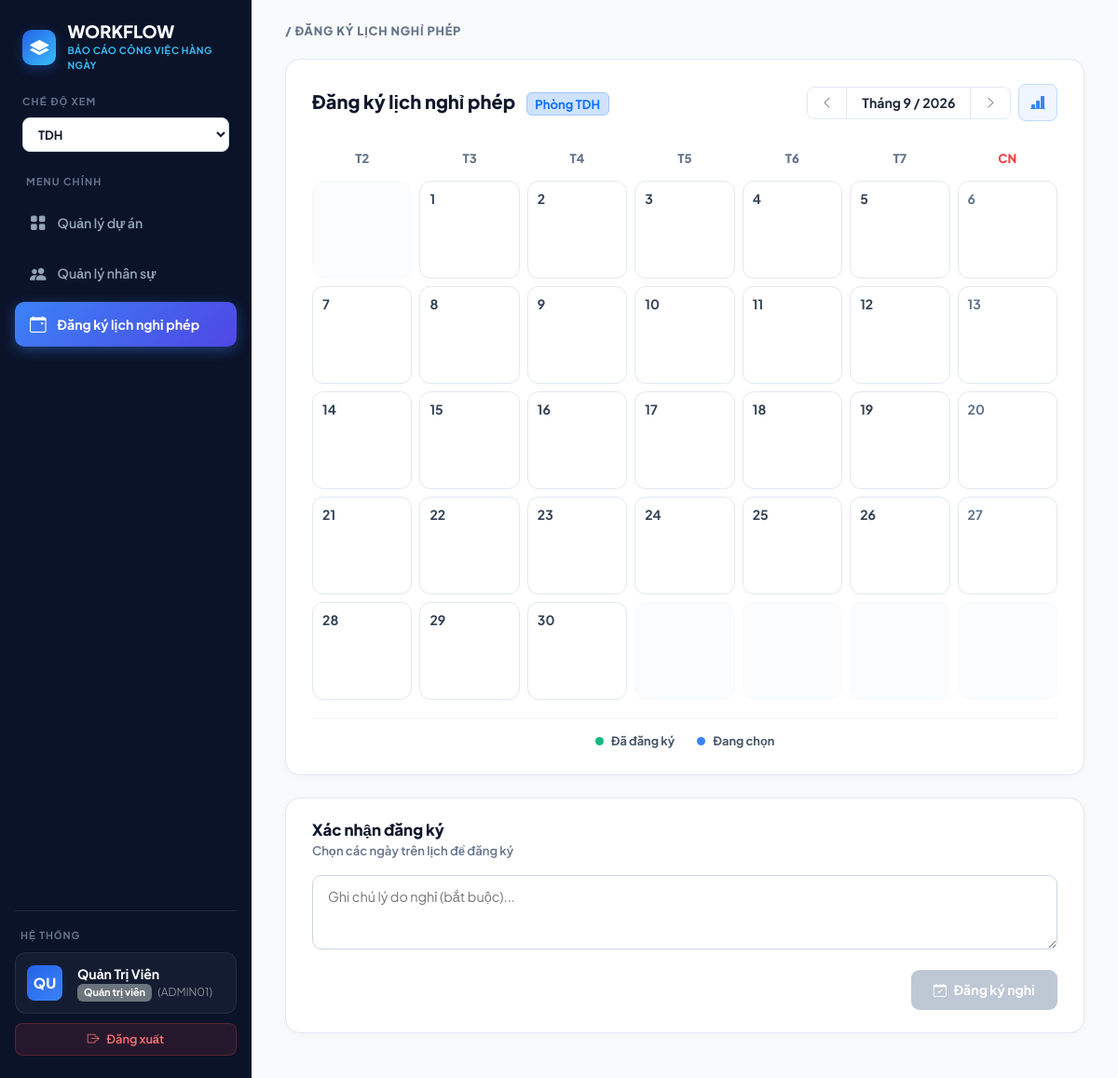
Page /leave-calendar?month=9&year=2026&dept=TDH (signed in) on the committed database.
### app.py (models this page shows)
class Employee(db.Model):
    __tablename__ = 'employee'
    id = db.Column(db.Integer, primary_key=True)
    employee_code = db.Column(db.String(50), unique=True, nullable=False)
    full_name = db.Column(db.String(100), nullable=False)
    email = db.Column(db.String(100))
    phone = db.Column(db.String(20))
    emergency_phone = db.Column(db.String(50))
    position = db.Column(db.String(100))
    department = db.Column(db.String(50), nullable=False, default='TDH')  # 'TDH', 'A11A', 'LENS'
    role = db.Column(db.String(20), nullable=False, default='user')        # 'admin' hoặc 'user'
    password_hash = db.Column(db.String(200), nullable=False)
    start_date = db.Column(db.Date)
    status = db.Column(db.String(50), default='active')                    # 'active' hoặc 'inactive'

### app.py (the view, shortened to what this page needs)
@app.route('/leave-calendar')
def leave_calendar():
    emp_code = session.get('employee_code')
    if not emp_code:
        flash('Vui lòng đăng nhập trước khi tiếp tục.', 'warning')
        return redirect(url_for('login'))
    current_user = Employee.query.filter_by(employee_code=emp_code).first()
    if not current_user:
        session.clear()
        return redirect(url_for('login'))
    today = datetime.now().date()
    month = request.args.get('month', type=int) or today.month
    year = request.args.get('year', type=int) or today.year
    is_admin = (session.get('role') == 'admin')
    if is_admin:
        selected_dept = request.args.get('dept', 'TDH')
        if selected_dept not in ['TDH', 'A11A', 'LENS']:
            selected_dept = 'TDH'
    prev_month, prev_year = (12, year - 1) if month == 1 else (month - 1, year)
    next_month, next_year = (1, year + 1) if month == 12 else (month + 1, year)
    all_leaves = LeaveRequest.query.all()
    month_leaves = [
        l for l in all_leaves
        if l.leave_date and l.leave_date.month == month and l.leave_date.year == year
    ]
    display_leaves = [l for l in month_leaves if l.employee and l.employee.department == selected_dept]
    leaves_by_date = {}
    for l in display_leaves:
        date_key = l.leave_date.strftime('%Y-%m-%d')
        if date_key not in leaves_by_date:
            leaves_by_date[date_key] = []
        leaves_by_date[date_key].append(l)
    cal = calendar.Calendar(firstweekday=0)
    month_dates = cal.monthdatescalendar(year, month)
    calendar_weeks = []
    for week in month_dates:
        week_data = []
        for d in week:
            date_str = d.strftime('%Y-%m-%d')
            week_data.append({
                'day': d.day,
                'date_str': date_str,
                'is_current_month': (d.month == month),
                'is_today': (d == today),
                'is_sunday': (d.isoweekday() == 7),
                'leaves': leaves_by_date.get(date_str, [])
            })
        calendar_weeks.append(week_data)
    emp_stats = {}
    chart_labels = list(emp_stats.keys())
    chart_data = [info['count'] for info in emp_stats.values()]
    emp_summary = [
        {'name': k, 'dept': v['dept'], 'count': v['count'], 'dates_str': ', '.join(v['dates'])}
        for k, v in emp_stats.items()
    ]
    user_initials = get_initials(current_user.full_name)
    return render_template(
        'leave_calendar.html',
        current_user=current_user,
        user_initials=user_initials,
        calendar_weeks=calendar_weeks,
        current_month=month,
        current_year=year,
        prev_month=prev_month,
        prev_year=prev_year,
        next_month=next_month,
        next_year=next_year,
        selected_dept=selected_dept,
        chart_labels=chart_labels,
        chart_data=chart_data,
        emp_summary=emp_summary,
        is_admin=is_admin,
        active_page='leave_calendar'
    )

### app.py (called while the page is built)
def get_initials(name):
    if not name:
        return 'NV'
    parts = name.strip().split()
    if len(parts) >= 2:
        return (parts[0][0] + parts[-1][0]).upper()
    return name[:2].upper()

### templates/leave_calendar.html (shortened to what this page needs)
<!DOCTYPE html>
<html lang="vi">
<head>
    <link href="https://cdn.jsdelivr.net/npm/bootstrap@5.3.0/dist/css/bootstrap.min.css" rel="stylesheet">
    <link rel="stylesheet" href="https://cdn.jsdelivr.net/npm/bootstrap-icons@1.11.3/font/bootstrap-icons.min.css">
</head>
<body>
    {% if session.get('role') == 'admin' or current_user.role == 'admin' %}
        {% include 'sidebar_admin.html' %}
    {% else %}
        {% include 'sidebar_user.html' %}
    {% endif %}
    <main class="main-wrapper">
        <div class="breadcrumb-tag">/ ĐĂNG KÝ LỊCH NGHỈ PHÉP</div>
        <div class="calendar-main-card">
            <div class="calendar-header">
                <h1 class="calendar-title">Đăng ký lịch nghỉ phép <span class="badge bg-primary-subtle text-primary border border-primary-subtle ms-2" style="font-size: 0.82rem; font-weight: 700; vertical-align: middle;">Phòng {{ selected_dept }}</span></h1>
                <div class="calendar-controls">
                    <div class="nav-btn-group">
                        <a href="{{ url_for('leave_calendar', month=prev_month, year=prev_year, dept=selected_dept) }}" class="cal-nav-btn" title="Tháng trước">
                            <i class="bi bi-chevron-left"></i>
                        </a>
                        <div class="month-display-text">Tháng {{ current_month }} / {{ current_year }}</div>
                        <a href="{{ url_for('leave_calendar', month=next_month, year=next_year, dept=selected_dept) }}" class="cal-nav-btn" title="Tháng sau">
                            <i class="bi bi-chevron-right"></i>
                        </a>
                    </div>
                    <button type="button" class="btn-chart-stats" data-bs-toggle="modal" data-bs-target="#leaveStatsModal" title="Xem biểu đồ thống kê ngày nghỉ">
                        <i class="bi bi-bar-chart-line-fill"></i>
                    </button>
                </div>
            </div>
            <div class="calendar-grid">
                <div class="weekday-header">T2</div>
                <div class="weekday-header">T3</div>
                <div class="weekday-header">T4</div>
                <div class="weekday-header">T5</div>
                <div class="weekday-header">T6</div>
                <div class="weekday-header">T7</div>
                <div class="weekday-header sunday">CN</div>
                {% for week in calendar_weeks %}
                    {% for day_item in week %}
                    <div class="day-cell {% if not day_item.is_current_month %}other-month{% endif %}"
                         {% if day_item.is_current_month %}
                         data-date="{{ day_item.date_str }}"
                         onclick="toggleDateSelection(this, '{{ day_item.date_str }}')"
                         {% endif %}>
                        <div class="d-flex justify-content-between align-items-center">
                            {% if day_item.is_current_month %}
                            <span class="day-num {% if day_item.is_today %}today{% elif day_item.is_sunday %}sunday{% endif %}">
                                {{ day_item.day }}
                            </span>
                            {% else %}
                            <span></span>
                            {% endif %}
                        </div>
                    </div>
                    {% endfor %}
                {% endfor %}
            </div>
            <div class="calendar-legend">
                <div>
                    <span class="legend-dot-green"></span>
                    <span>Đã đăng ký</span>
                </div>
                <div>
                    <span class="legend-dot-blue"></span>
                    <span>Đang chọn</span>
                </div>
            </div>
        </div>
        <div class="confirm-section">
            <h2 class="confirm-title">Xác nhận đăng ký</h2>
            <div class="confirm-subtitle" id="selectedDatesLabel">
                Chọn các ngày trên lịch để đăng ký
            </div>
            <form action="{{ url_for('leave_register') }}" method="POST" id="leaveForm">
                <div class="mb-3">
                    <textarea name="reason" class="confirm-textarea" placeholder="Ghi chú lý do nghỉ (bắt buộc)..." required></textarea>
                </div>
                <div class="text-end">
                    <button type="submit" class="btn-register-leave" id="btnSubmitLeave" disabled>
                        <i class="bi bi-calendar-check"></i>
                        <span>Đăng ký nghỉ</span>
                    </button>
                </div>
            </form>
        </div>
    </main>
</body>
</html>

### templates/sidebar_admin.html (shortened to what this page needs)
<aside class="sidebar">
    <div>
        <div class="brand-box">
            <div class="brand-icon">
                <i class="bi bi-layers-fill"></i>
            </div>
            <div>
                <div class="brand-title">WORKFLOW</div>
                <div class="brand-subtitle">BÁO CÁO CÔNG VIỆC HÀNG NGÀY</div>
            </div>
        </div>
        <div class="mode-container">
            <div class="mode-label">CHẾ ĐỘ XEM</div>
            <select class="mode-select" id="adminDeptSelector" onchange="switchAdminDept(this.value)">
                <option value="TDH" {% if selected_dept == 'TDH' %}selected{% endif %}>TDH</option>
            </select>
        </div>
        <div class="menu-label">MENU CHÍNH</div>
        <nav class="nav flex-column">
            {% set is_projects_active = (active_page == 'projects' or request.endpoint in ['admin_dashboard', 'admin_reports'] or request.path in ['/admin', '/projects', '/admin/reports']) %}
            <a href="{{ url_for('admin_dashboard') }}?dept={{ selected_dept or 'TDH' }}" class="nav-link-custom {{ 'active' if is_projects_active else '' }}">
                <i class="bi bi-grid-fill"></i>
                <span>Quản lý dự án</span>
            </a>
            {% set is_employees_active = (active_page == 'employees' or request.endpoint == 'admin_employees' or request.path.startswith('/admin/employees')) %}
            <a href="{{ url_for('admin_employees') }}?dept={{ selected_dept or 'TDH' }}" class="nav-link-custom {{ 'active' if is_employees_active else '' }}">
                <i class="bi bi-people-fill"></i>
                <span>Quản lý nhân sự</span>
            </a>
            {% set is_leave_active = (active_page == 'leave_calendar' or request.endpoint == 'leave_calendar' or request.path.startswith('/leave-calendar')) %}
            <a href="{{ url_for('leave_calendar') }}?dept={{ selected_dept or 'TDH' }}" class="nav-link-custom {{ 'active' if is_leave_active else '' }}">
                <i class="bi bi-calendar-event"></i>
                <span>Đăng ký lịch nghỉ phép</span>
            </a>
        </nav>
    </div>
    <div class="system-footer">
        <div class="system-label">HỆ THỐNG</div>
        <div class="user-card d-flex align-items-center gap-3">
            <div class="user-avatar">
                {{ admin_initials or (session.get('full_name', 'AD')[:2]|upper) }}
            </div>
            <div class="overflow-hidden">
                <div class="text-white fw-bold text-truncate" style="font-size: 0.88rem;">{{ session.get('full_name') or 'Quản Trị Viên' }}</div>
                <div class="text-muted text-truncate" style="font-size: 0.75rem;">
                    <span class="badge bg-secondary" style="font-size: 0.68rem;">Quản trị viên</span>
                    <span class="ms-1 text-white-50">({{ session.get('employee_code') or 'ADMIN01' }})</span>
                </div>
            </div>
        </div>
        <a href="{{ url_for('logout') }}" class="logout-btn">
            <i class="bi bi-box-arrow-right"></i>
            <span>Đăng xuất</span>
        </a>
    </div>
</aside>

### templates/leave_calendar.html (style rules this page uses)
* { font-family: 'Plus Jakarta Sans', sans-serif; box-sizing: border-box; }
body { background-color: #f8fafc; color: #1e293b; min-height: 100vh; margin: 0; overflow-x: hidden; }
.main-wrapper { margin-left: 270px; padding: 24px 36px 48px; min-height: 100vh; }
.breadcrumb-tag { font-size: 0.8rem; font-weight: 800; color: #64748b; letter-spacing: 0.8px; margin-bottom: 20px; }
.calendar-main-card { background: #ffffff; border: 1px solid #e2e8f0; border-radius: 16px; padding: 26px 28px; box-shadow: 0 2px 10px rgba(0, 0, 0, 0.03); margin-bottom: 24px; }
.calendar-header { display: flex; align-items: center; justify-content: space-between; margin-bottom: 24px; }
.calendar-title { font-size: 1.25rem; font-weight: 800; color: #0f172a; margin: 0; }
.calendar-controls { display: flex; align-items: center; gap: 8px; }
.nav-btn-group { display: inline-flex; border: 1px solid #e2e8f0; border-radius: 8px; overflow: hidden; background: #ffffff; }
.cal-nav-btn { border: none; background: #ffffff; color: #64748b; padding: 6px 14px; font-size: 0.85rem; font-weight: 700; cursor: pointer; text-decoration: none; display: inline-flex; align-items: center; justify-content: center; transition: all 0.15s ease; }
.month-display-text { padding: 6px 16px; font-size: 0.88rem; font-weight: 700; color: #1e293b; border-left: 1px solid #e2e8f0; border-right: 1px solid #e2e8f0; user-select: none; }
.btn-chart-stats { background: #eff6ff; color: #3b82f6; border: 1px solid #bfdbfe; border-radius: 8px; padding: 7px 12px; display: inline-flex; align-items: center; justify-content: center; cursor: pointer; font-size: 1rem; transition: all 0.15s ease; }
.calendar-grid { display: grid; grid-template-columns: repeat(7, 1fr); gap: 8px; margin-bottom: 20px; }
.weekday-header { text-align: center; font-size: 0.82rem; font-weight: 800; color: #64748b; padding: 6px 0; user-select: none; }
.weekday-header.sunday { color: #ef4444; }
.day-cell { background: #ffffff; border: 1px solid #e2e8f0; border-radius: 12px; min-height: 105px; padding: 8px 10px; cursor: pointer; display: flex; flex-direction: column; justify-content: space-between; transition: all 0.18s ease; position: relative; }
.day-cell.other-month { background: #f8fafc; border-color: #f1f5f9; cursor: default; opacity: 0.45; }
.day-num { font-size: 0.88rem; font-weight: 700; color: #334155; margin-bottom: 4px; }
.day-num.sunday { color: #64748b; }
.calendar-legend { display: flex; align-items: center; justify-content: center; gap: 24px; padding-top: 14px; border-top: 1px solid #f1f5f9; font-size: 0.8rem; font-weight: 700; color: #475569; }
.legend-dot-green { width: 9px; height: 9px; border-radius: 50%; background-color: #10b981; display: inline-block; margin-right: 6px; }
.legend-dot-blue { width: 9px; height: 9px; border-radius: 50%; background-color: #3b82f6; display: inline-block; margin-right: 6px; }
.confirm-section { background: #ffffff; border: 1px solid #e2e8f0; border-radius: 16px; padding: 24px 28px; box-shadow: 0 2px 10px rgba(0, 0, 0, 0.03); }
.confirm-title { font-size: 1.05rem; font-weight: 800; color: #0f172a; margin-bottom: 2px; }
.confirm-subtitle { font-size: 0.82rem; color: #64748b; font-weight: 600; margin-bottom: 16px; }
.confirm-textarea { width: 100%; border: 1px solid #cbd5e1; border-radius: 10px; padding: 12px 16px; font-size: 0.9rem; outline: none; transition: all 0.15s ease; resize: vertical; min-height: 80px; }
.btn-register-leave { background-color: #4f46e5; color: #ffffff; border: none; border-radius: 9px; font-size: 0.88rem; font-weight: 700; padding: 11px 24px; display: inline-flex; align-items: center; gap: 8px; box-shadow: 0 2px 8px rgba(79, 70, 229, 0.3); cursor: pointer; transition: all 0.15s ease; }
.btn-register-leave:disabled { background-color: #94a3b8; box-shadow: none; cursor: not-allowed; opacity: 0.6; }

### rows in the picture
Employee: full_name "Quản Trị Viên", employee_code "ADMIN01", department "TDH"

### other values in the picture
{{ admin_initials or (session.get('full_name', 'AD')[:2]|upper) }} "QU"
{{ current_month }} "9"
{{ current_year }} "2026"
{{ day_item.day }} "1" "2" "3" "4" "5" "6" "7" "8" "9" "10" "11" "12" "13" "14" "15" "16" "17" "18" "19" "20" "21" "22" "23" "24" "25" "26" "27" "28" "29" "30"
